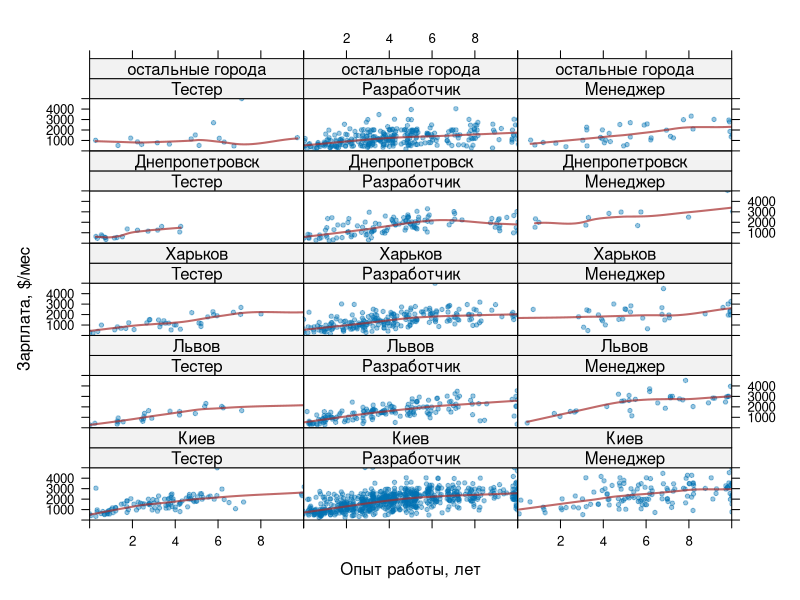
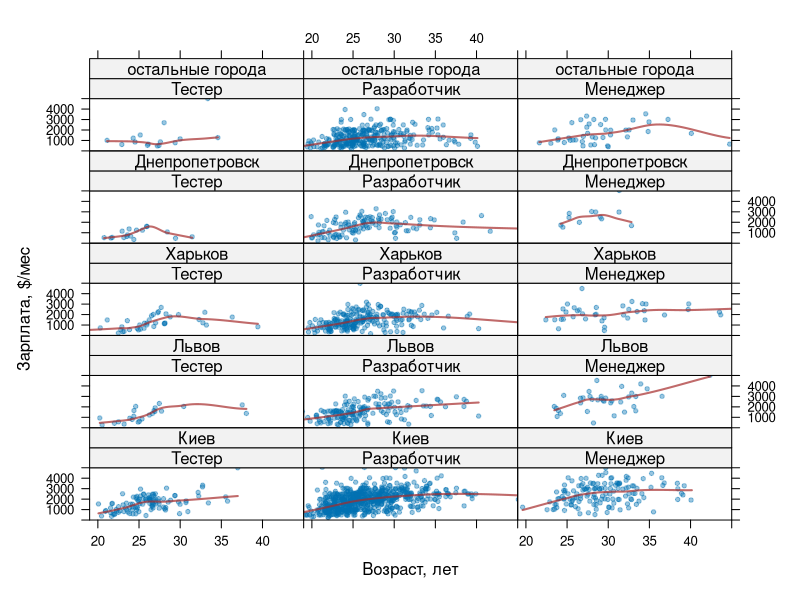
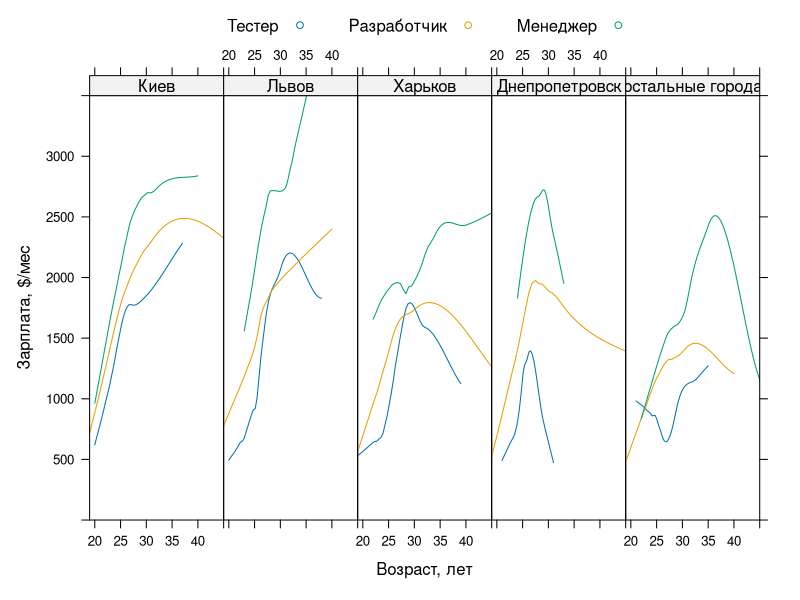

Generate these figures, in order, with R:
#!/usr/bin/env Rscript

dd <- read.csv("data/2011_may_final.csv")

dd <- dd[dd$cls != "",]

dd$cls <- factor(dd$cls,
  levels=c("QA", "DEV", "PM"),
  labels=c("Тестер", "Разработчик", "Менеджер"))

dd$loc <- factor(dd$loc,
  levels=c("Киев", "Львов", "Харьков", "Днепр.", "other"),
  labels=c("Киев", "Львов", "Харьков", "Днепропетровск", "остальные города"))

dd$salaryJitter <- dd$salary  + runif(length(dd$salary ), -50, 50)
dd$expJitter    <- dd$exp     + runif(length(dd$exp    ), -.3, .3)
dd$ageJitter    <- dd$Возраст + runif(length(dd$Возраст), -.5, .5)

################################################################

library(lattice)

png(filename="reports/may2011/salary.%03d.png",
    width=1024, height=1024, res=90)

panel.scatter.loess <- function(x,y) {
  panel.xyplot(x, y, alpha=0.4, pch=20)
  panel.loess(x, y, col="brown", lwd=2, alpha=0.7)
}

xyplot(salaryJitter ~ expJitter | cls + loc, data=dd,
       xlim=c(0, 10), ylim=c(0,5000),
       panel=panel.scatter.loess,
       xlab="Опыт работы, лет", ylab="Зарплата, $/мес")

xyplot(salaryJitter ~ ageJitter | cls + loc, data=dd,
       xlim=c(19, 45), ylim=c(0,5000),
       panel=panel.scatter.loess,
       xlab="Возраст, лет", ylab="Зарплата, $/мес")

png(filename="reports/may2011/salary-curve.%03d.png",
    width=1024, height=320, res=90)

xyplot(salary ~ Возраст | loc, groups=cls, data=dd,
       layout=c(5,1), auto.key=list(columns=3),
       xlim=c(19, 45), ylim=c(0,3500),
       panel=panel.superpose, panel.groups=panel.loess,
       xlab="Возраст, лет", ylab="Зарплата, $/мес")

invisible(dev.off())
